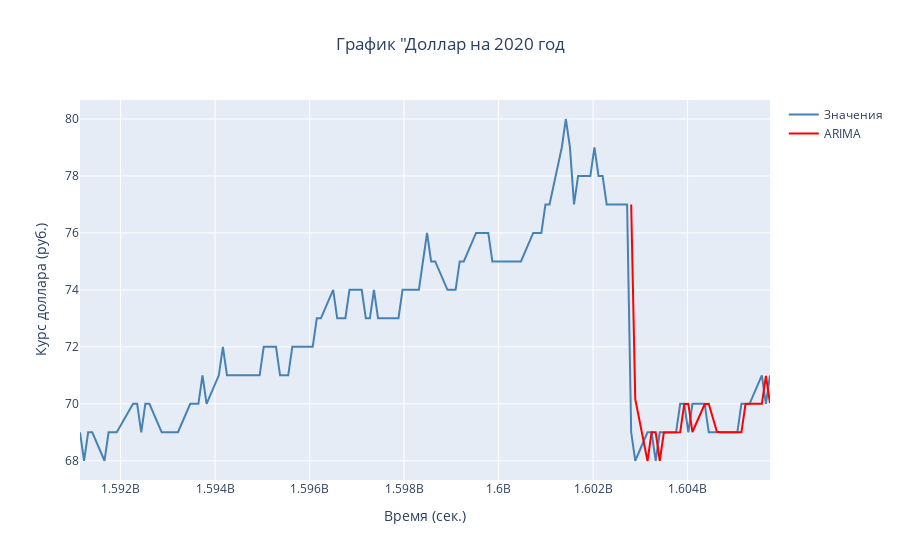

Here is the notebook cell this chart was saved with:
### Code cell
#ARIMA

y_pred_arima=[]
y_train_save = []
for i in y_train:
    y_train_save.append(i) #заполняем уже имеющимися

p = 1  # порядок авторегрессии
d = 1 # порядок интеграции
q = 0 # порядок скользящего среднего
for i in range(len(x_test)):
    model = sm.tsa.arima.ARIMA(y_train_save, order=(p, d, q)).fit()
    y_pred_arima.append(model.forecast()[0])
    y_train_save.append(y_train[i])

fig = go.Figure()

fig.add_trace(go.Scatter(
    x = x,
    y = y_train_save,
    mode = 'lines',
    name = 'Значения',
    line=dict(color = '#4682B4', width = 2))
)

# МНК
fig.add_trace(go.Scatter(
    x = x_test,
    y = y_pred_arima,
    mode = 'lines',
    name = 'ARIMA',
    line = dict(color = 'red', width = 2))
)
fig.update_xaxes(title_text="Время (сек.)")
fig.update_yaxes(title_text="Курс доллара (руб.)")
fig.update_layout(title_text='График "Доллар на 2020 год', title_x =0.5)
fig.show()
